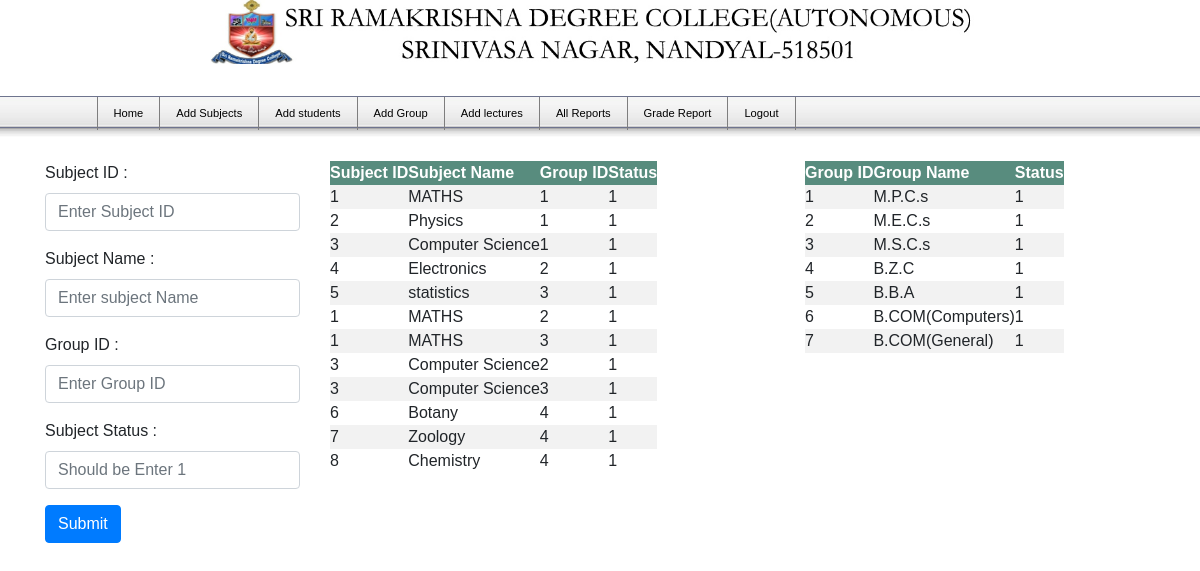
The app's page /admin/add_subject.php with its own data.
### tables this page shows
CREATE TABLE IF NOT EXISTS `subjects` (
  `subject_id` int(11) NOT NULL,
  `subject_name` varchar(255) NOT NULL,
  `group_id` int(11) NOT NULL,
  `status` int(11) NOT NULL
);

CREATE TABLE IF NOT EXISTS `groups` (
  `group_id` int(11) NOT NULL,
  `group_name` varchar(255) NOT NULL,
  `status` int(11) NOT NULL
);

### admin/add_subject.php (the view, shortened to what this page needs)
<?php
include 'header1.php';
?>
<div class="container">
    <div class="row">
        <div class="col-md-12">
            <div class="well well-sm">
                <form action="subjects_db.php" method="post" name="subjects">
                <div class="row">
                    <div class="col-md-3">
                        <div class="form-group"><br>
                            <label for="name">
                                Subject ID :</label>
                            <input type="text" class="form-control" id="subject_id" name="subject_id" placeholder="Enter Subject ID" required="required" />
                        </div>
						<div class="form-group">
                            <label for="mobile">
                               Subject Name :</label>
                            <div class="input-group">
                                <input type="text" class="form-control" id="subject_name" name="subject_name" placeholder="Enter subject Name" required="required" maxlength="100"/></div>
                        </div>
						<div class="form-group">
                            <label for="mobile">
                                Group ID :</label>
                            <div class="input-group">
                                <input type="text" class="form-control" id="group_id" name="group_id" placeholder="Enter Group ID" required="required" maxlength="10"/></div>
                        </div>
                        <div class="form-group">
                            <label for="email">
                                Subject Status :</label>
                            <div class="input-group">
                                <input type="text" class="form-control" id="status" name="status" placeholder="Should be Enter 1" required="required" /></div>
                        </div>
                         <button type="submit" class="btn btn-primary pull-right" id="btnContactUs">
                            Submit</button>
                    </div>
                    <div class="col-md-5">
                        <div class="form-group"><br>
                           <table>
<tr>
<th>Subject ID</th>
<th>Subject Name</th>
<th>Group ID</th>
<th>Status</th>
</tr>
<?php
$conn = mysqli_connect("localhost","root","","srdcform");
$sql = "SELECT subject_id, subject_name, group_id, status from subjects";
$result=$conn->query($sql);
if($result->num_rows>0){
while ($row=$result->fetch_assoc()) {
echo "<tr><td>".$row["subject_id"]."</td><td>".$row["subject_name"]."</td><td>".$row["group_id"]."</td><td>".$row["status"]."</td></tr>";
}
echo "</table>";
}
else {
echo "0 result";
}
?>
                        </div>
                    </div>
					 <div class="col-md-4">
                        <div class="form-group"><br>
                           <table>
<tr>
<th>Group ID</th>
<th>Group Name</th>
<th>Status</th>
</tr>
<?php
$conn = mysqli_connect("localhost","root","","srdcform");
$sql = "SELECT group_id, group_name, status from groups";
$result=$conn->query($sql);
if($result->num_rows>0){
while ($row=$result->fetch_assoc()) {
echo "<tr><td>".$row["group_id"]."</td><td>".$row["group_name"]."</td><td>".$row["status"]."</td></tr>";
}
echo "</table>";
}
else {
echo "0 result";
}
?>
                        </div>
                    </div>
                </div>
                </form>
            </div>
        </div>

### admin/layout.css (style rules this page uses)
* { margin:0; padding:0;font-family:Arial, Helvetica, sans-serif }
body { margin: 0px; background-image: url(images/menuback.jpg); background-repeat: repeat-x; font-size:1em }

### admin/add_subject.php (style rules this page uses)
th { background-color: #588c7e; color:white; }
tr:nth-child(even) { background-color:#f2f2f2; }

### records on screen
subjects: subject "1", subject_name "MATHS", group "1", status "1"
subjects: subject "2", subject_name "Physics", group "1", status "1"
subjects: subject "3", subject_name "Computer Science", group "1", status "1"
subjects: subject "4", subject_name "Electronics", group "2", status "1"
subjects: subject "5", subject_name "statistics", group "3", status "1"
subjects: subject "1", subject_name "MATHS", group "2", status "1"
subjects: subject "1", subject_name "MATHS", group "3", status "1"
subjects: subject "3", subject_name "Computer Science", group "2", status "1"
subjects: subject "3", subject_name "Computer Science", group "3", status "1"
subjects: subject "6", subject_name "Botany", group "4", status "1"
subjects: subject "7", subject_name "Zoology", group "4", status "1"
subjects: subject "8", subject_name "Chemistry", group "4", status "1"
groups: group_id "1", group_name "M.P.C.s", status "1"
groups: group_id "2", group_name "M.E.C.s", status "1"
groups: group_id "3", group_name "M.S.C.s", status "1"
groups: group_id "4", group_name "B.Z.C", status "1"
groups: group_id "5", group_name "B.B.A", status "1"
groups: group_id "6", group_name "B.COM(Computers)", status "1"
groups: group_id "7", group_name "B.COM(General)", status "1"
